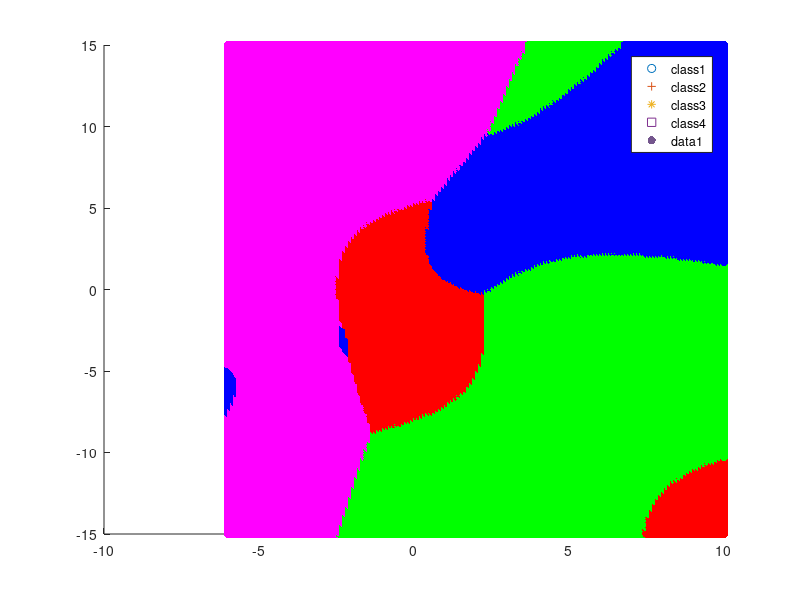

The MATLAB source for this figure: (Note: this script raises an error after producing the figure.)
clc;
clear;
close all;

%% Loading the data
train1 = importdata('class1_train.txt');
test1 = importdata('class1_test.txt');
train2 = importdata('class2_train.txt');
test2 = importdata('class2_test.txt');
train3 = importdata('class3_train.txt');
test3 = importdata('class3_test.txt');
train4 = importdata('class4_train.txt');
test4 = importdata('class4_test.txt');

total_train = [train1; train2; train3; train4];
total_test = [test1; test2; test3; test4];
d = size(total_train,2);
actual_class(1:size(total_test,1),1:1) = 0;
actual_class(1:100,1) = 1;
actual_class(101:200,1) = 2;
actual_class(201:300,1) = 3;
actual_class(301:400,1) = 4;

%% Code
mean1 = mean(train1);
mean2 = mean(train2);
mean3 = mean(train3);
mean4 = mean(train4);

cov1 = cov(train1);
cov2 = cov(train2);
cov3 = cov(train3);
cov4 = cov(train4);

predicted_class(1:size(total_test,1),1:1) = 0;
for p = 1:size(total_test,1)
    x = total_test(p,:);
    
    first_term = sqrt((2*pi).^d)*sqrt(det(cov1));
    second_term = -0.5*(x.' - mean1.').'/cov1*(x.' - mean1.');
    pxy1 = (1./first_term)*exp(second_term);
    pxy1 = pxy1*(size(train1,1)./size(total_train,1));
    
    first_term = sqrt((2*pi).^d)*sqrt(det(cov2));
    second_term = -0.5*(x.' - mean2.').'/cov2*(x.' - mean2.');
    pxy2 = (1./first_term)*exp(second_term);
    pxy2 = pxy2*(size(train2,1)./size(total_train,1));

    first_term = sqrt((2*pi).^d)*sqrt(det(cov3));
    second_term = -0.5*(x.' - mean3.').'/cov3*(x.' - mean3.');
    pxy3 = (1./first_term)*exp(second_term);
    pxy3 = pxy3*(size(train3,1)./size(total_train,1));

    first_term = sqrt((2*pi).^d)*sqrt(det(cov4));
    second_term = -0.5*(x.' - mean4.').'/cov4*(x.' - mean4.');
    pxy4 = (1./first_term)*exp(second_term);
    pxy4 = pxy4*(size(train4,1)./size(total_train,1));

    pxy = [pxy1;pxy2;pxy3;pxy4];
    [B2,I2] = sort(pxy);
    % ascending order sorting
    predicted_class(p,1) = I2(end,1);
end
%% Post processing
[C,order] = confusionmat(actual_class,predicted_class);
accuracy = (sum(diag(C))./size(total_test,1))*100;
scatter(train1(:,1),train1(:,2),'red')
hold on
scatter(train2(:,1),train2(:,2),'blue','+')
hold on
scatter(train3(:,1),train3(:,2),'green','*')
hold on
scatter(train4(:,1),train4(:,2),'magenta','s')
hold on
legend('class1', 'class2','class3', 'class4','Location','Best');

%% Decision region
xrange(1:300,1) = 0;
yrange(1:300,1) = 0;
color_matrix(1:300,1:3) = 0;
i = 1;
for xvalue = -6:0.1:10
    for yvalue = -15:0.1:15
        xrange(i,1) = xvalue;
        yrange(i,1) = yvalue;
        point = [xvalue yvalue];
        first_term = sqrt((2*pi).^d)*sqrt(det(cov1));
        second_term = -0.5*(point.' - mean1.').'/cov1*(point.' - mean1.');
        pxy1 = (1./first_term)*exp(second_term);
        pxy1 = pxy1*(size(train1,1)./size(total_train,1));

        first_term = sqrt((2*pi).^d)*sqrt(det(cov2));
        second_term = -0.5*(point.' - mean2.').'/cov2*(point.' - mean2.');
        pxy2 = (1./first_term)*exp(second_term);
        pxy2 = pxy2*(size(train2,1)./size(total_train,1));

        first_term = sqrt((2*pi).^d)*sqrt(det(cov3));
        second_term = -0.5*(point.' - mean3.').'/cov3*(point.' - mean3.');
        pxy3 = (1./first_term)*exp(second_term);
        pxy3 = pxy3*(size(train3,1)./size(total_train,1));

        first_term = sqrt((2*pi).^d)*sqrt(det(cov4));
        second_term = -0.5*(point.' - mean4.').'/cov4*(point.' - mean4.');
        pxy4 = (1./first_term)*exp(second_term);
        pxy4 = pxy4*(size(train4,1)./size(total_train,1));

        pxy = [pxy1;pxy2;pxy3;pxy4];
        [~,I] = max(pxy);
        if I == 1
           color_matrix(i,:) = [1 0 0];%red
        else
            if I == 2
                color_matrix(i,:) = [0 0 1];%blue
            else
                if I == 3
                    color_matrix(i,:) = [0 1 0];%green
                else 
                    color_matrix(i,:) = [1 0 1];%magenta
                end
            end
        end
        i = i+1;
    end
end
% color_matrix_vector = char(color_matrix);
s = scatter(xrange,yrange,[],color_matrix,'filled');
s.Marker = 's';
% s.LineWidth = 0.01;
s.MarkerFaceAlpha = 0.05;
s.MarkerEdgeAlpha = 0.05;